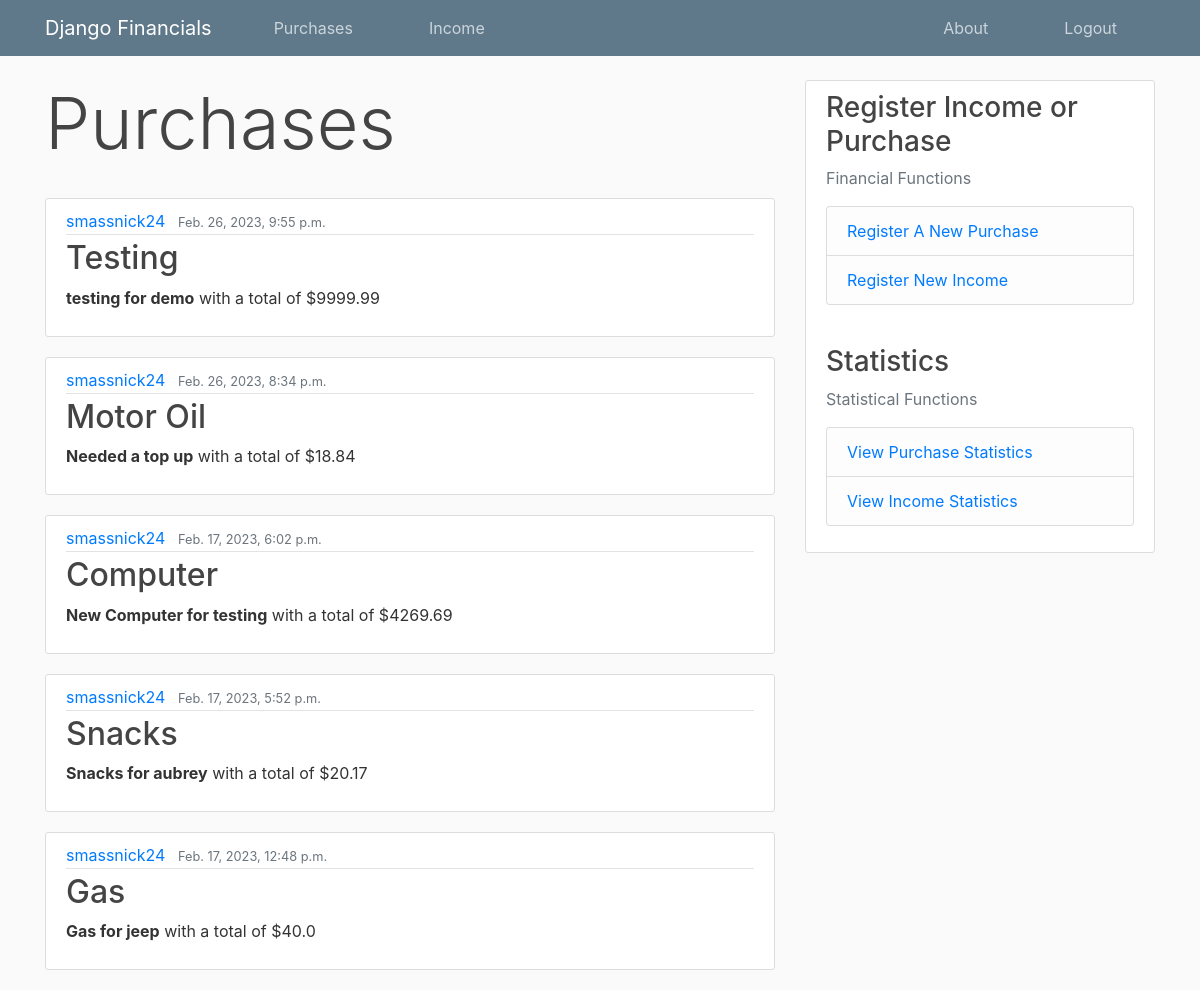
Page / (signed in) on the earlier database version.
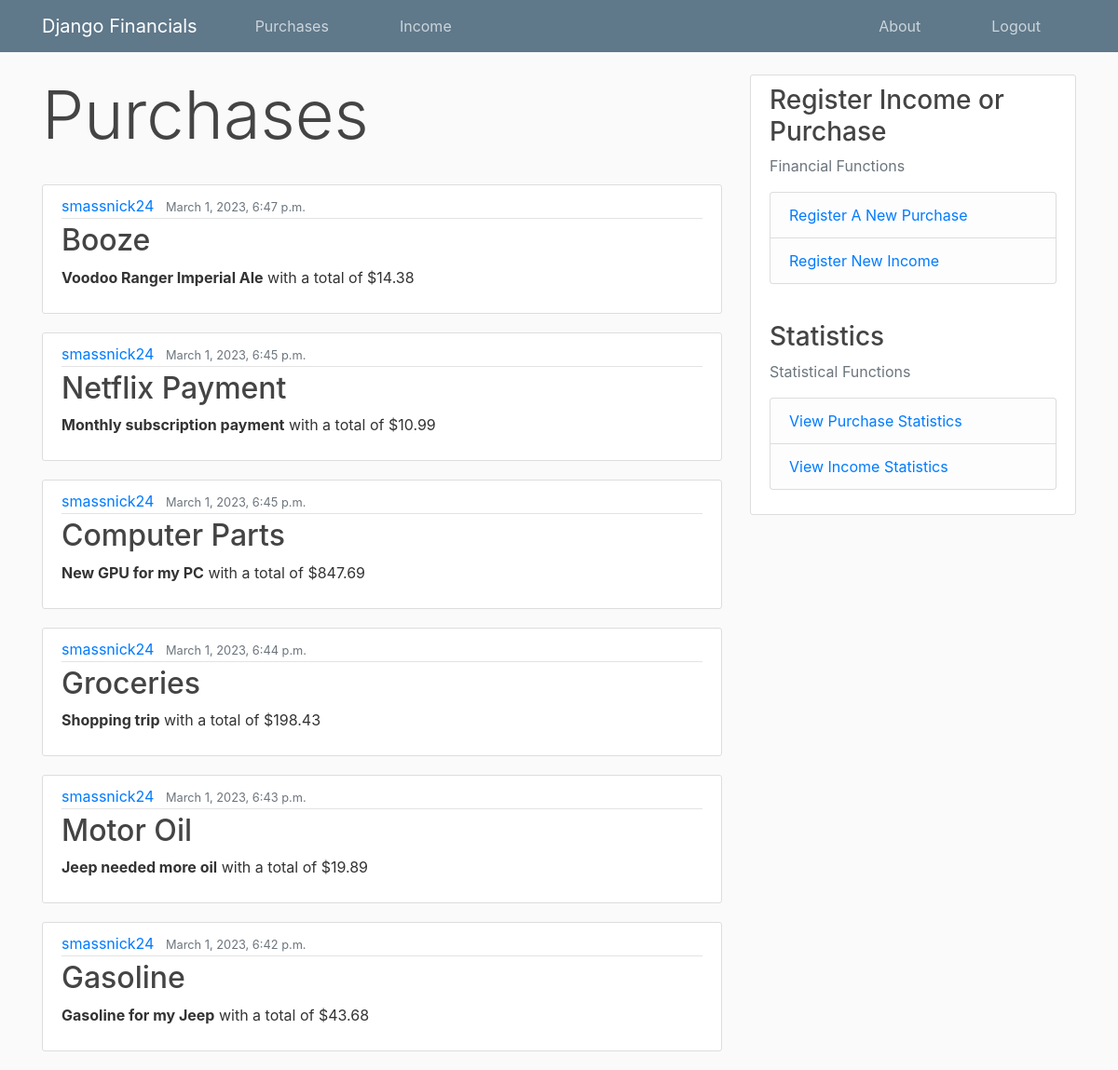
Same page on the later database version.
### finance_app/models.py (models this page shows, shortened)
class Purchase(models.Model):
    purchase_name = models.CharField(max_length=100)
    purchase_description = models.TextField()
    amount = models.FloatField()
    date_purchased = models.DateTimeField(default=timezone.now)
    month_purchased = models.IntegerField(default=timezone.now().month)
    owner = models.ForeignKey(User, on_delete=models.CASCADE)

### finance_app/views.py (the view)
# urls.py: path("", views.purchase_page, name="purchase_page"),
@login_required
def purchase_page(request):
    context = {
        "title": "Purchases",
        'purchases': reversed(Purchase.objects.all())
    }
    return render(request, "finance_app/purchases.html", context)

### finance_app/templates/finance_app/purchases.html (shortened to what this page needs)
{% extends "finance_app/base.html"%}
{% block content%}
    <h1 class="display-3">Purchases</h1>
    <br>
    {% for purchase in purchases %}
       {% if purchase.owner == user %}
        <article class="media content-section">
            <div class="media-body">
                <div class="article-metadata">
                    <a class="mr-2" href="#">{{purchase.owner}}</a>
                    <small class="text-muted">{{purchase.date_purchased}}</small>
                </div>
                <h2><a class="article-title" href="#">{{purchase.purchase_name}}</a></h2>
                <p class="article-content"><strong>{{purchase.purchase_description}}</strong> with a total of ${{purchase.amount}}</p>
        </article>
       {% endif %}
    {% endfor %}
{% endblock content%}

### finance_app/templates/finance_app/base.html (shortened to what this page needs)
{% load static %}
<!DOCTYPE html>
<html>
<head>
    <link rel="stylesheet" href="https://cdn.jsdelivr.net/npm/bootstrap@4.3.1/dist/css/bootstrap.min.css">
    <link rel="stylesheet" type="text/css" href="{% static 'finance_app/styles.css' %}">
</head>
<body>
    <header class="site-header">
        <nav class="navbar navbar-expand-md navbar-dark bg-steel fixed-top">
          <div class="container">
            <a class="navbar-brand mr-4" href="#">Django Financials</a>
            <div class="collapse navbar-collapse" id="navbarToggle">
              <div class="navbar-nav mr-auto">
                {% if user.is_authenticated %}
                <a class="nav-item nav-link" href="{% url "purchase_page"%}">Purchases</a>
                <a class="nav-item nav-link" href="{% url "income_page" %}">Income</a>
                {% endif %}
              </div>
              <div class="navbar-nav">
                {% if user.is_authenticated %}
                <a class="nav-item nav-link" href="#">About</a>
                {% endif %}
              </div>
              <div class="navbar-nav">
                {% if user.is_authenticated %}
                  <a class="nav-item nav-link" href="{% url 'logout' %}">Logout</a>
                {% else %}
                  <a class="nav-item nav-link" href="{% url 'login' %}">Login</a>
                  <a class="nav-item nav-link" href="{% url 'register' %}">Register</a>
                {% endif %}
              </div>
            </div>
          </div>
        </nav>
      </header>
      <main role="main" class="container">
        <div class="row">
          <div class="col-md-8">
            {% block content %}{% endblock %}
          </div>
          {% if user.is_authenticated %}
          <div class="col-md-4">
            <div class="content-section">
              <h3>Register Income or Purchase</h3>
              <p class='text-muted'>Financial Functions
                <ul class="list-group">
                  <li class="list-group-item list-group-item-light"><a href="{% url 'register_new_purchase' %}">Register A New Purchase</a></li>
                  <li class="list-group-item list-group-item-light"><a href="{% url 'register_new_income' %}">Register New Income</a></li>
                </ul>
              </p>
              <br>
              <h3>Statistics</h3>
              <p class='text-muted'>Statistical Functions
                <ul class="list-group">
                  <li class="list-group-item list-group-item-light"><a href="{% url 'purchase_statistics_page' %}">View Purchase Statistics</a></li>
                  <li class="list-group-item list-group-item-light"><a href="{% url 'income_statistics_page' %}">View Income Statistics</a></li>
                </ul>
              </p>
            </div>
          </div>
          {% endif %}
        </div>
      </main>
</body>
</html>

### finance_app/static/finance_app/styles.css (style rules this page uses)
body { background: #fafafa; color: #333333; margin-top: 5rem; }
h1, h2, h3, h4, h5, h6 { color: #444444; }
.row:after { content: ""; display: table; clear: both; }
ul { margin: 0; }
.bg-steel { background-color: #5f788a; }
.site-header .navbar-nav .nav-link { color: #cbd5db; margin-left: 30px; margin-right: 30px; }
.content-section { background: #ffffff; padding: 10px 20px; border: 1px solid #dddddd; border-radius: 3px; margin-bottom: 20px; }
.article-title { color: #444444; }
.article-content { white-space: pre-line; }
.article-metadata { padding-bottom: 1px; margin-bottom: 4px; border-bottom: 1px solid #e3e3e3 }

Differences in the rows shown:
removed Purchase: owner "smassnick24", date_purchased "Feb. 26, 2023, 9:55 p.m.", purchase_name "Testing", purchase_description "testing for demo", amount "9999.99"
now on this page (row edited): Purchase: owner "smassnick24", date_purchased "March 1, 2023, 6:47 p.m.", purchase_name "Booze", purchase_description "Voodoo Ranger Imperial Ale", amount "14.38"
now on this page (row edited): Purchase: owner "smassnick24", date_purchased "March 1, 2023, 6:45 p.m.", purchase_name "Netflix Payment", purchase_description "Monthly subscription payment", amount "10.99"
changed Purchase: date_purchased "Feb. 26, 2023, 8:34 p.m." → "March 1, 2023, 6:45 p.m."; purchase_name "Motor Oil" → "Computer Parts"; purchase_description "Needed a top up" → "New GPU for my PC"; amount "18.84" → "847.69"
changed Purchase: date_purchased "Feb. 17, 2023, 6:02 p.m." → "March 1, 2023, 6:44 p.m."; purchase_name "Computer" → "Groceries"; purchase_description "New Computer for testing" → "Shopping trip"; amount "4269.69" → "198.43"
changed Purchase: date_purchased "Feb. 17, 2023, 5:52 p.m." → "March 1, 2023, 6:43 p.m."; purchase_name "Snacks" → "Motor Oil"; purchase_description "Snacks for aubrey" → "Jeep needed more oil"; amount "20.17" → "19.89"
changed Purchase: date_purchased "Feb. 17, 2023, 12:48 p.m." → "March 1, 2023, 6:42 p.m."; purchase_name "Gas" → "Gasoline"; purchase_description "Gas for jeep" → "Gasoline for my Jeep"; amount "40.0" → "43.68"
